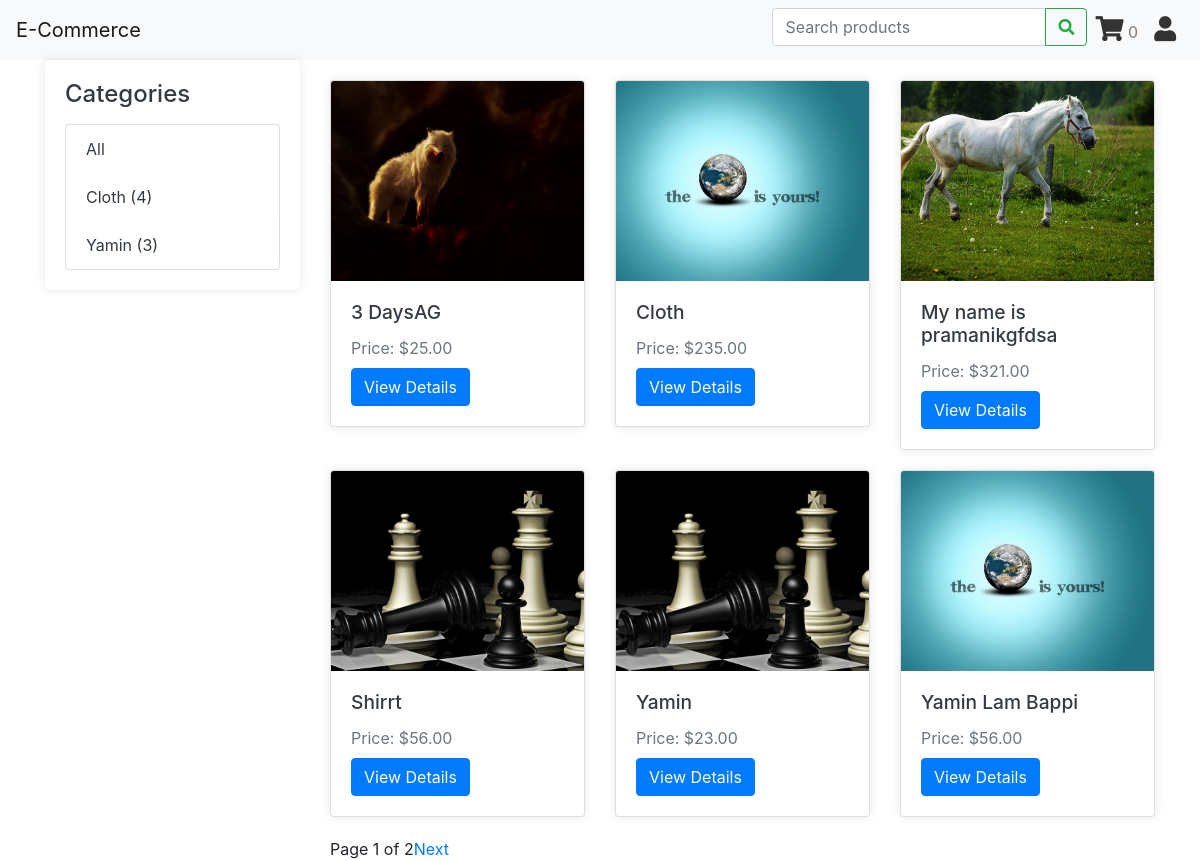
The page / on the database its author committed.
### shop/models.py (models this page shows, shortened)
class Category(models.Model):
    name = models.CharField(max_length=100, db_index=True)
    slug = models.SlugField(max_length=100, unique=True, blank=True)
    class Meta:
        ordering = ['name']
        verbose_name ='category'
        verbose_name_plural = 'categories'

class Product(models.Model):
    category = models.ForeignKey(Category, related_name='products', on_delete=models.CASCADE)
    name = models.CharField(max_length=100)
    slug = models.SlugField(max_length=200, unique=True, blank=True)
    description = models.TextField(blank=True)
    price = models.DecimalField(max_digits=10, decimal_places=2)
    available = models.BooleanField(default=True)
    created = models.DateTimeField(auto_now_add=True)
    updated = models.DateTimeField(auto_now=True)
    image = models.ImageField(upload_to='products/%Y/%m/%d', blank=True)
    class Meta:
        ordering = ['name']
        index_together = (('id', 'slug'),)

### shop/views.py (the view)
# urls.py: path('', views.product_list, name='product_list'),
def product_list(request, category_slug=None):
    category = None
    categories = Category.objects.all()
    products = Product.objects.filter(available=True)
    query = request.GET.get('query')
    if category_slug:
        category = get_object_or_404(Category, slug=category_slug)
        products = products.filter(category=category)
    if query:
        products = products.filter(Q(name__icontains=query) | Q(description__icontains=query))
    paginator = Paginator(products, 6)  # Show 6 products per page
    page_number = request.GET.get('page')
    products = paginator.get_page(page_number)
    return render(request, 'productlist.html', {
        'category': category,
        'categories': categories,
        'products': products,
        'query': query,
    })

### templates/productlist.html (shortened to what this page needs)
{% load static %}
<!DOCTYPE html>
<html>
<head>
    <link rel="stylesheet" href="https://cdnjs.cloudflare.com/ajax/libs/font-awesome/5.15.3/css/all.min.css"
 />
    <link rel="stylesheet" href="https://maxcdn.bootstrapcdn.com/bootstrap/4.0.0/css/bootstrap.min.css">
    <link rel="stylesheet" type="text/css" href="{% static 'css/list.css' %}">
</head>
<body>
    {% include 'header.html' %}
    <div class="container">
        <div class="row">
            <div class="col-md-3">
                <div class="categories">
                    <h2>Categories</h2>
                    <ul class="list-group">
                        <li class="list-group-item"><a href="{% url 'shop:product_list' %}">All</a></li>
                        {% for category in categories %}
                        <li class="list-group-item">
                            <a href="{% url 'shop:product_list_by_category' category.slug %}">
                                {{ category.name }} ({{ category.products.count }})
                            </a>
                        </li>
                        {% endfor %}
                    </ul>
                </div>
            </div>
            <div class="col-md-9">
                <div class="product-list row">
                    {% for product in products %}
                    <div class="product col-md-4">
                        <div class="card">
                            {% if product.image %}
                            <a href="{% url 'shop:product_detail' product.id product.slug %}">
                                <img src="{{ product.image.url }}" alt="{{ product.name }}" class="card-img-top">
                            </a>
                            {% else %}
                            <img src="{% static 'no-image.png' %}" alt="No image available" class="card-img-top">
                            {% endif %}
                            <div class="card-body">
                                <h5 class="card-title">{{ product.name }}</h5>
                                <p class="card-text">Price: ${{ product.price }}</p>
                                <a href="{% url 'shop:product_detail' product.id product.slug %}"
                                    class="btn btn-primary">View Details</a>
                            </div>
                        </div>
                    </div>
                    {% endfor %}
                </div>
                <div class="pagination">
                    <span>Page {{ products.number }} of {{ products.paginator.num_pages }}</span>
                    {% if products.has_next %}
                    <a href="{% url 'shop:product_list' %}?page={{ products.next_page_number }}">Next</a>
                    {% endif %}
                </div>
            </div>
        </div>
    </div>
</body>
</html>

### static/css/list.css (style rules this page uses)
body { background-color: #f8f9fa; font-family: Arial, sans-serif; }
.categories { background-color: #fff; border-radius: 5px; box-shadow: 0 0 10px rgba(0, 0, 0, 0.1); padding: 20px; margin-bottom: 20px; }
.categories h2 { font-size: 1.5rem; color: #343a40; margin-bottom: 15px; }
.list-group-item { border: none; }
.list-group-item a { color: #343a40; }
.product-list { margin-top: 20px; }
.product { margin-bottom: 20px; }
.card { border: none; box-shadow: 0 0 10px rgba(0, 0, 0, 0.1); transition: transform 0.3s ease; }
.card-img-top { height: 200px; object-fit: cover; }
.card-title { font-size: 1.2rem; color: #343a40; margin-bottom: 0.5rem; }
.card-text { color: #6c757d; margin-bottom: 0.5rem; }
.btn-primary { background-color: #ffc107; border: none; color: #343a40; transition: background-color 0.3s ease; }

### rows shown on the page
Category: name "Cloth", products.count "4"
Category: name "Yamin", products.count "3"
Product: image (picture), name "3 DaysAG", price "25.00"
Product: image (picture), name "Cloth", price "235.00"
Product: image (picture), name "My name is pramanikgfdsa", price "321.00"
Product: image (picture), name "Shirrt", price "56.00"
Product: image (picture), name "Yamin", price "23.00"
Product: image (picture), name "Yamin Lam Bappi", price "56.00"

### other values the page prints
{{ request.session.cart|length }} "0"
{{ products.number }} "1"
{{ products.paginator.num_pages }} "2"
